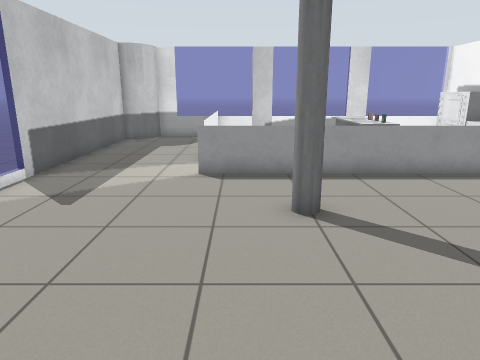
view 1 (above)

12 first-person views from a walk through a robot-simulator world made for Gazebo. The camera is 1.2 m above the floor, tilts 14° down and sees 70° across. The floor is counted in squares, 0.5 m on a side. Each view is taken from the middle of a square. On the plan, view 1 faces up. The plan holds only what a view shows up to about 20 squares ahead; the rest is blank. The robots in the file are not drawn.

view 2
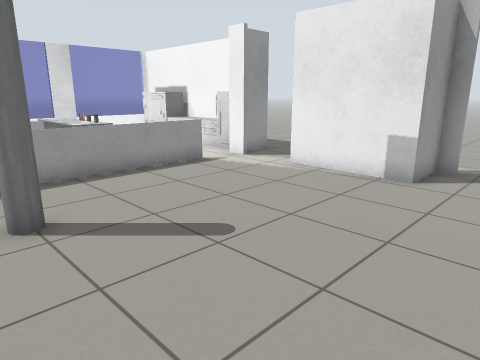

view 3
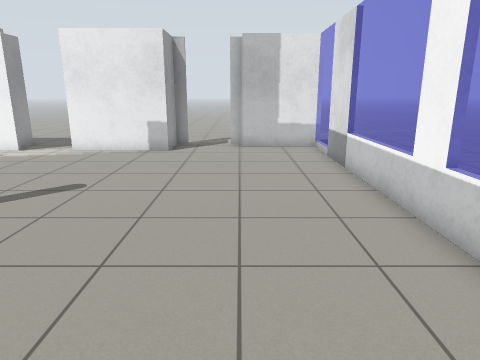

view 4
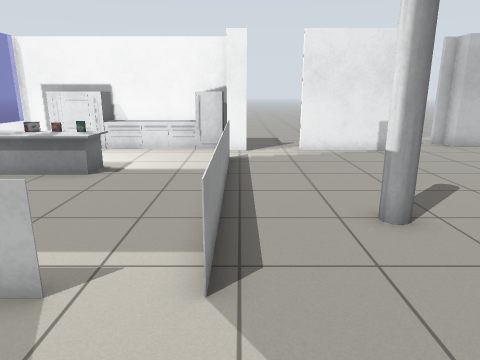

view 5
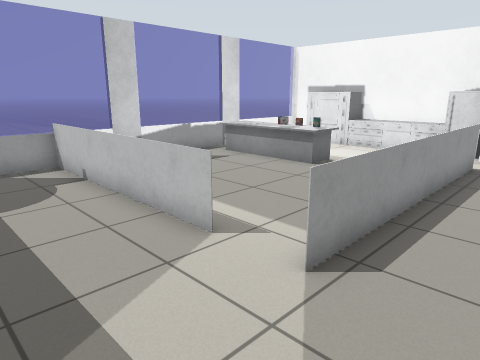

view 6
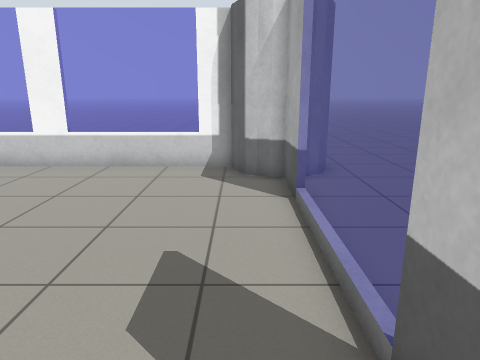

view 7
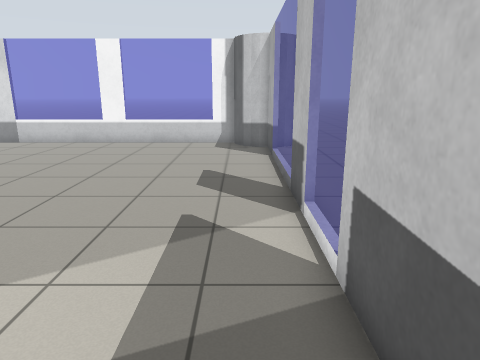

view 8
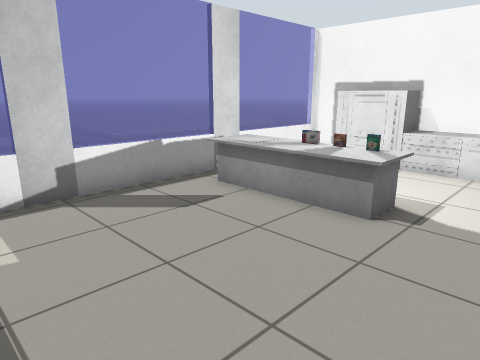

view 9
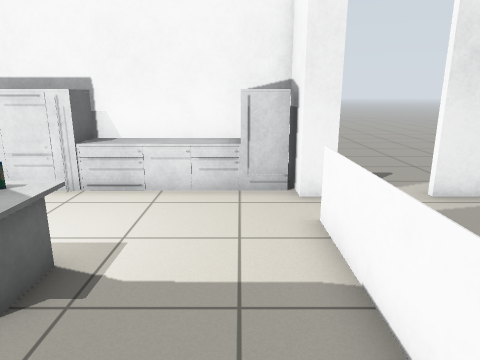

view 10
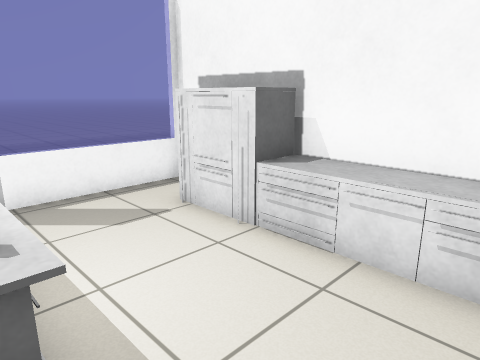

view 11
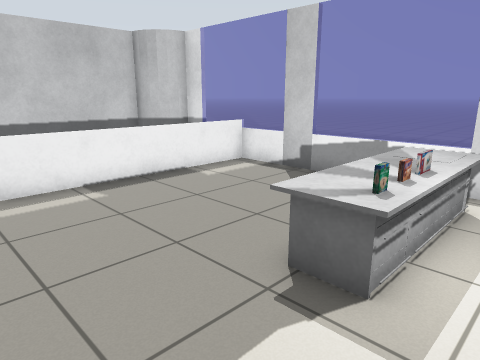

view 12
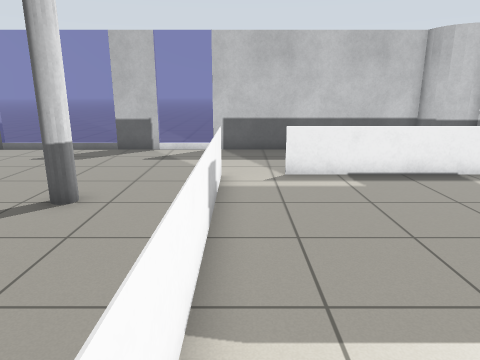

### Floor plan
Key: @ floor where view 1 was taken; # wall or solid block; . floor; = window, fence, low wall or low ledge; B white box; C grey cylinder; G grey box; H chest of drawers; P patterned box; T thing the floor can be seen under or through; R grey pole; F fridge.
Columns run from 9 left of view 1 to 13 right of it. Each row starts with its distance up from view 1.
 21                      B
 20     CB====#=====#====#
 19    C....=.....GG.....#
 18    #....=.....GG...HG#
 17    #....=.....GP...HG#
 16    #....=.....GP...HG#
 15    #....=.....GP...HG#
 14    #....=..........HG#
 13    #....=..........HG#
 12    #...............FG#
 11    T...............HG#.
 10    T....==========.B#..
  9    =...................
  8   .=...................
  7   .T......R........#...
  6  ..T...............# ..
  5  ..=...............#
  4 ...=...............#
  3 ...=...............##B.
  2 ...=...................
  1 ...=...................
  0 ...#.....@..........#B.
 -1 ...#................#
 -2 ..CC................#
 -3 .C  C...............=
 -4     BB====#=====##==

Where each view was taken, in squares from view 1:
view 1: 0 up, 0 right, facing up
view 2: 0 up, 0 right, facing up-right
view 3: 0 up, 5 left, facing right
view 4: 10 up, 5 left, facing right
view 5: 8 up, 5 left, facing up-right
view 6: 8 up, 5 left, facing down
view 7: 14 up, 5 left, facing down
view 8: 12 up, 1 left, facing up-right
view 9: 12 up, 2 right, facing right
view 10: 12 up, 6 right, facing up-right
view 11: 11 up, 8 right, facing up-left
view 12: 11 up, 9 right, facing left
